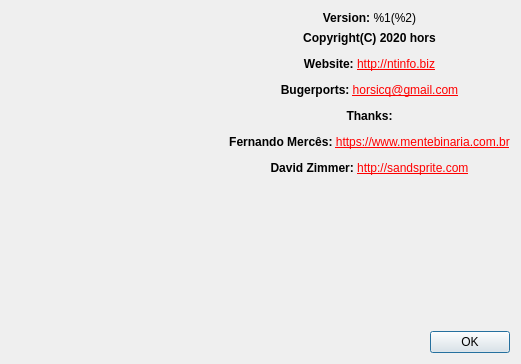
<?xml version="1.0" encoding="UTF-8"?>
<ui version="4.0">
 <class>DialogAbout</class>
 <widget class="QDialog" name="DialogAbout">
  <property name="windowModality">
   <enum>Qt::ApplicationModal</enum>
  </property>
  <property name="geometry">
   <rect>
    <x>0</x>
    <y>0</y>
    <width>521</width>
    <height>364</height>
   </rect>
  </property>
  <property name="windowTitle">
   <string>About</string>
  </property>
  <property name="modal">
   <bool>true</bool>
  </property>
  <layout class="QVBoxLayout" name="verticalLayout_2">
   <item>
    <layout class="QHBoxLayout" name="horizontalLayout_2">
     <item>
      <widget class="QLabel" name="labelLogo">
       <property name="frameShape">
        <enum>QFrame::NoFrame</enum>
       </property>
       <property name="text">
        <string/>
       </property>
       <property name="pixmap">
        <pixmap resource="resources.qrc">:/images/main.png</pixmap>
       </property>
       <property name="scaledContents">
        <bool>true</bool>
       </property>
       <property name="alignment">
        <set>Qt::AlignCenter</set>
       </property>
      </widget>
     </item>
     <item>
      <spacer name="horizontalSpacer_2">
       <property name="orientation">
        <enum>Qt::Horizontal</enum>
       </property>
       <property name="sizeHint" stdset="0">
        <size>
         <width>40</width>
         <height>20</height>
        </size>
       </property>
      </spacer>
     </item>
     <item>
      <layout class="QVBoxLayout" name="verticalLayout">
       <item>
        <widget class="QLabel" name="labelVersion">
         <property name="text">
          <string notr="true">&lt;html&gt;&lt;head/&gt;&lt;body&gt;&lt;p align=&quot;center&quot;&gt;&lt;span style=&quot; font-weight:600;&quot;&gt;Version:&lt;/span&gt; %1(%2)&lt;/p&gt;&lt;/body&gt;&lt;/html&gt;</string>
         </property>
         <property name="textFormat">
          <enum>Qt::AutoText</enum>
         </property>
        </widget>
       </item>
       <item>
        <widget class="QLabel" name="labelInfo">
         <property name="text">
          <string notr="true">&lt;html&gt;&lt;head/&gt;&lt;body&gt;&lt;p align=&quot;center&quot;&gt;&lt;span style=&quot; font-weight:600;&quot;&gt;Copyright(C) 2020 hors&lt;/span&gt;&lt;/p&gt;&lt;p align=&quot;center&quot;&gt;&lt;span style=&quot; font-weight:600;&quot;&gt;Website: &lt;/span&gt;&lt;a href=&quot;http://ntinfo.biz&quot;&gt;&lt;span style=&quot; text-decoration: underline; color:red;&quot;&gt;http://ntinfo.biz&lt;/span&gt;&lt;/a&gt;&lt;/p&gt;&lt;p align=&quot;center&quot;&gt;&lt;span style=&quot; font-weight:600;&quot;&gt;Bugerports: &lt;/span&gt;&lt;a href=&quot;mailto:horsicq@gmail.com&quot;&gt;&lt;span style=&quot; text-decoration: underline; color:red;&quot;&gt;horsicq@gmail.com&lt;/span&gt;&lt;/a&gt;&lt;/p&gt;&lt;p align=&quot;center&quot;&gt;&lt;span style=&quot; font-weight:600;&quot;&gt;Thanks:&lt;/span&gt;&lt;/p&gt;&lt;p align=&quot;center&quot;&gt;&lt;span style=&quot; font-weight:600;&quot;&gt;Fernando Mercês: &lt;/span&gt;&lt;a href=&quot;https://www.mentebinaria.com.br/&quot;&gt;&lt;span style=&quot; text-decoration: underline; color:red;&quot;&gt;https://www.mentebinaria.com.br&lt;/span&gt;&lt;/a&gt;&lt;/p&gt;&lt;p align=&quot;center&quot;&gt;&lt;span style=&quot; font-weight:600;&quot;&gt;David Zimmer: &lt;/span&gt;&lt;a href=&quot;http://sandsprite.com/&quot;&gt;&lt;span style=&quot; text-decoration: underline; color:red;&quot;&gt;http://sandsprite.com&lt;/span&gt;&lt;/a&gt;&lt;/p&gt;&lt;/body&gt;&lt;/html&gt;</string>
         </property>
         <property name="openExternalLinks">
          <bool>true</bool>
         </property>
        </widget>
       </item>
       <item>
        <spacer name="verticalSpacer">
         <property name="orientation">
          <enum>Qt::Vertical</enum>
         </property>
         <property name="sizeHint" stdset="0">
          <size>
           <width>20</width>
           <height>40</height>
          </size>
         </property>
        </spacer>
       </item>
      </layout>
     </item>
    </layout>
   </item>
   <item>
    <spacer name="verticalSpacer_2">
     <property name="orientation">
      <enum>Qt::Vertical</enum>
     </property>
     <property name="sizeHint" stdset="0">
      <size>
       <width>20</width>
       <height>40</height>
      </size>
     </property>
    </spacer>
   </item>
   <item>
    <layout class="QHBoxLayout" name="horizontalLayout">
     <item>
      <spacer name="horizontalSpacer">
       <property name="orientation">
        <enum>Qt::Horizontal</enum>
       </property>
       <property name="sizeHint" stdset="0">
        <size>
         <width>40</width>
         <height>20</height>
        </size>
       </property>
      </spacer>
     </item>
     <item>
      <widget class="QPushButton" name="pushButtonOK">
       <property name="text">
        <string>OK</string>
       </property>
      </widget>
     </item>
    </layout>
   </item>
  </layout>
 </widget>
 <resources>
  <include location="resources.qrc"/>
 </resources>
 <connections/>
</ui>
